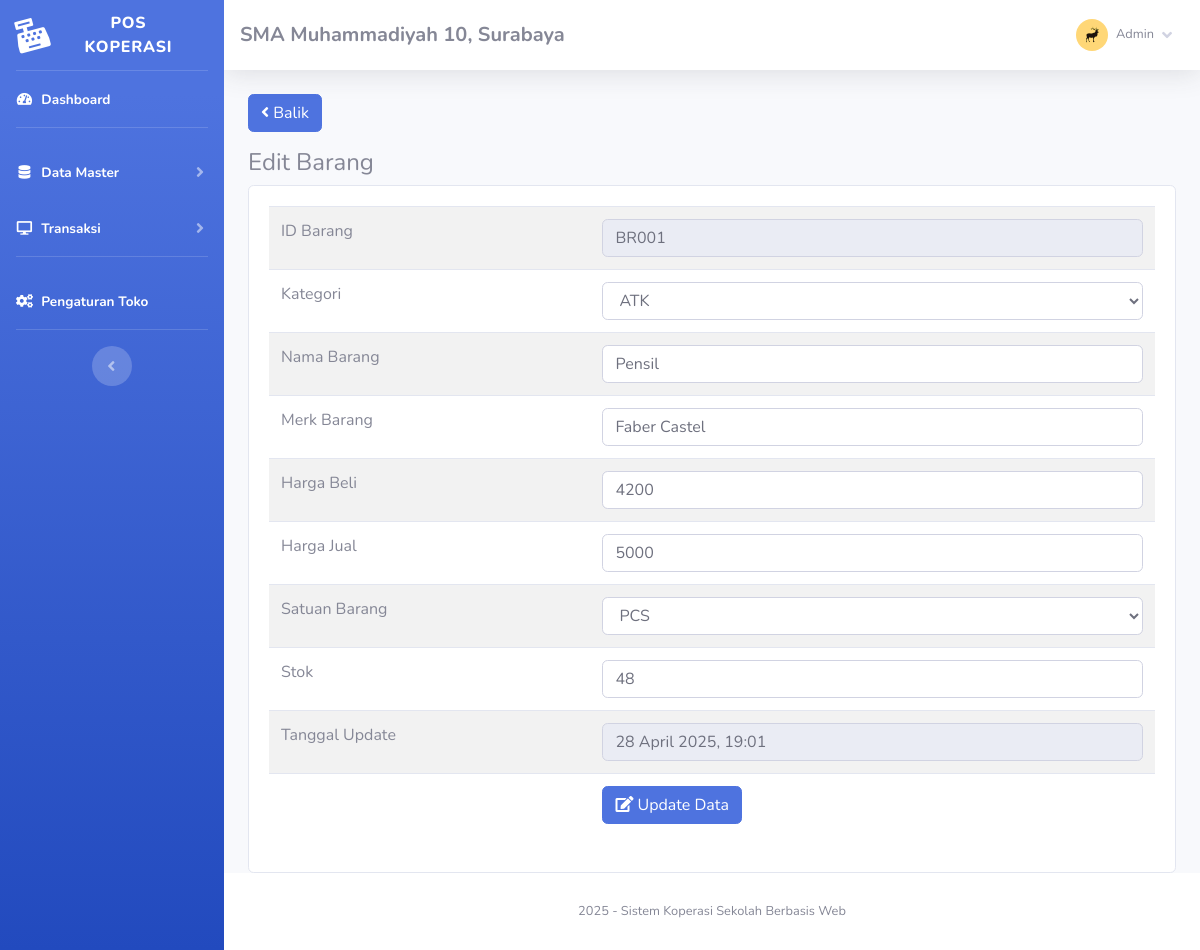
Page /index.php?page=barang/edit&barang=BR001 (signed in) on the committed database.
### tables this page shows
CREATE TABLE `toko` (
  `id_toko` int(11) NOT NULL,
  `nama_toko` varchar(255) NOT NULL,
  `alamat_toko` text NOT NULL,
  `tlp` varchar(255) NOT NULL,
  `nama_pemilik` varchar(255) NOT NULL
);

CREATE TABLE `member` (
  `id_member` int(11) NOT NULL,
  `nm_member` varchar(255) NOT NULL,
  `alamat_member` text NOT NULL,
  `telepon` varchar(255) NOT NULL,
  `email` varchar(255) NOT NULL,
  `gambar` text NOT NULL,
  `NIK` text NOT NULL
);

CREATE TABLE `barang` (
  `id` int(11) NOT NULL,
  `id_barang` varchar(255) NOT NULL,
  `id_kategori` int(11) NOT NULL,
  `nama_barang` text NOT NULL,
  `merk` varchar(255) NOT NULL,
  `harga_beli` varchar(255) NOT NULL,
  `harga_jual` varchar(255) NOT NULL,
  `satuan_barang` varchar(255) NOT NULL,
  `stok` text NOT NULL,
  `tgl_input` varchar(255) NOT NULL,
  `tgl_update` varchar(255) DEFAULT NULL
);

CREATE TABLE `kategori` (
  `id_kategori` int(11) NOT NULL,
  `nama_kategori` varchar(255) NOT NULL,
  `tgl_input` varchar(255) NOT NULL
);

### admin/module/barang/edit/index.php (the view, shortened to what this page needs)
 <?php
	$id = $_GET['barang'];
	$hasil = $lihat -> barang_edit($id);
?>
 <a href="index.php?page=barang" class="btn btn-primary mb-3"><i class="fa fa-angle-left"></i> Balik </a>
 <h4>Edit Barang</h4>
<div class="card card-body">
	<div class="table-responsive">
		<table class="table table-striped">
			<form action="fungsi/edit/edit.php?barang=edit" method="POST">
				<tr>
					<td>ID Barang</td>
					<td><input type="text" readonly="readonly" class="form-control" value="<?php echo $hasil['id_barang'];?>"
							name="id"></td>
				</tr>
				<tr>
					<td>Kategori</td>
					<td>
						<select name="kategori" class="form-control">
							<option value="<?php echo $hasil['id_kategori'];?>"><?php echo $hasil['nama_kategori'];?></option>
							<?php  $kat = $lihat -> kategori(); foreach($kat as $isi){ 	?>
							<option value="<?php echo $isi['id_kategori'];?>"><?php echo $isi['nama_kategori'];?></option>
							<?php }?>
						</select>
					</td>
				</tr>
				<tr>
					<td>Nama Barang</td>
					<td><input type="text" class="form-control" value="<?php echo $hasil['nama_barang'];?>" name="nama"></td>
				</tr>
				<tr>
					<td>Merk Barang</td>
					<td><input type="text" class="form-control" value="<?php echo $hasil['merk'];?>" name="merk"></td>
				</tr>
				<tr>
					<td>Harga Beli</td>
					<td><input type="number" class="form-control" value="<?php echo $hasil['harga_beli'];?>" name="beli"></td>
				</tr>
				<tr>
					<td>Harga Jual</td>
					<td><input type="number" class="form-control" value="<?php echo $hasil['harga_jual'];?>" name="jual"></td>
				</tr>
				<tr>
					<td>Satuan Barang</td>
					<td>
						<select name="satuan" class="form-control">
							<option value="<?php echo $hasil['satuan_barang'];?>"><?php echo $hasil['satuan_barang'];?>
							</option>
						</select>
					</td>
				</tr>
				<tr>
					<td>Stok</td>
					<td><input type="number" class="form-control" value="<?php echo $hasil['stok'];?>" name="stok"></td>
				</tr>
				<tr>
					<td>Tanggal Update</td>
					<td><input type="text" readonly="readonly" class="form-control" value="<?php echo  date("j F Y, G:i");?>"
							name="tgl"></td>
				</tr>
				<tr>
					<td></td>
					<td><button class="btn btn-primary"><i class="fa fa-edit"></i> Update Data</button></td>
				</tr>
			</form>
		</table>
	</div>
</div>

### admin/template/sidebar.php (shortened to what this page needs)
<?php
    $id = $_SESSION['admin']['id_member'];
    $hasil_profil = $lihat -> member_edit($id);
?>
<ul class="navbar-nav bg-gradient-primary sidebar sidebar-dark accordion" id="accordionSidebar">
    <a class="sidebar-brand d-flex align-items-center justify-content-center" href="index.php">
        <div class="sidebar-brand-icon rotate-n-15">
            <i class="fas fa-cash-register"></i>
        </div>
        <div class="sidebar-brand-text mx-3">POS Koperasi<sup></sup></div>
    </a>
    <hr class="sidebar-divider my-0">
    <li class="nav-item active">
        <a class="nav-link" href="index.php">
            <i class="fas fa-fw fa-tachometer-alt"></i>
            <span>Dashboard</span></a>
    </li>
    <hr class="sidebar-divider">
    <li class="nav-item active">
        <a class="nav-link collapsed" href="#" data-toggle="collapse" data-target="#collapseTwo" aria-expanded="true"
            aria-controls="collapseTwo">
            <i class="fas fa-fw fa-database"></i>
            <span>Data Master</span>
        </a>
    </li>
    <li class="nav-item active">
        <a class="nav-link collapsed" href="#" data-toggle="collapse" data-target="#collapse3" aria-expanded="true"
            aria-controls="collapse3">
            <i class="fas fa-fw fa-desktop"></i>
            <span>Transaksi</span>
        </a>
    </li>
    <hr class="sidebar-divider">
    <li class="nav-item active">
        <a class="nav-link" href="index.php?page=pengaturan">
            <i class="fas fa-fw fa-cogs"></i>
            <span>Pengaturan Toko</span></a>
    </li>
    <hr class="sidebar-divider d-none d-md-block">
    <div class="text-center d-none d-md-inline">
        <button class="rounded-circle border-0" id="sidebarToggle"></button>
    </div>
</ul>
<div id="content-wrapper" class="d-flex flex-column">
    <div id="content">
        <nav class="navbar navbar-expand navbar-light bg-white topbar mb-4 static-top shadow">
            <h5 class="d-lg-block d-none mt-2"><b><?php echo $toko['nama_toko'];?>, <?php echo $toko['alamat_toko'];?></b></h5>
            <ul class="navbar-nav ml-auto">
                <li class="nav-item dropdown no-arrow">
                    <a class="nav-link dropdown-toggle" href="#" id="userDropdown" role="button" data-toggle="dropdown"
                        aria-haspopup="true" aria-expanded="false">
                        <img class="img-profile rounded-circle"
                            src="assets/img/user/<?php echo $hasil_profil['gambar'];?>">
                        <span
                            class="mr-2 d-none d-lg-inline text-gray-600 small ml-2"><?php echo $hasil_profil['nm_member'];?></span>
                        <i class="fas fa-angle-down"></i>
                    </a>
                </li>
            </ul>
        </nav>
        <div class="container-fluid">

### rows in the picture
toko: nama_toko "SMA Muhammadiyah 10", alamat_toko "Surabaya"
barang: id "BR001", kategori "ATK", nama "Pensil", merk "Faber Castel", beli "4200", jual "5000", satuan "PCS", stok "48"

### other values in the picture
$hasil_profil['nm_member'] "Admin"
